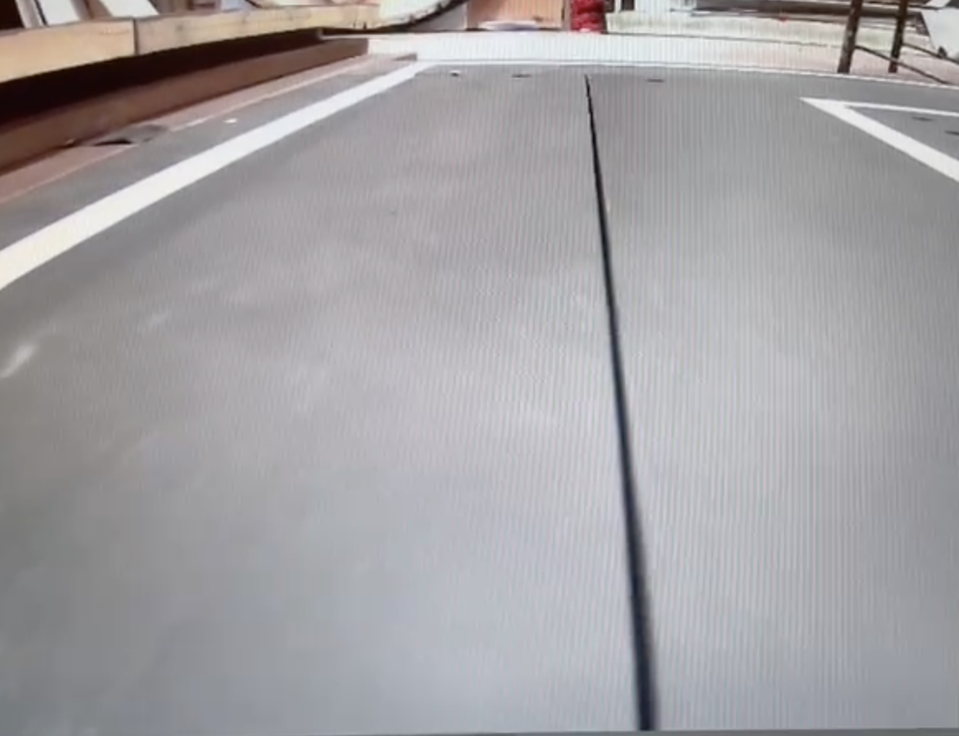
#> input picture images/doblar_derecha.png, 959 x 736 px, shrunk from 1162 x 892 before the run
$ python ajuste_mascara.py
#> lines starting #> are read from the running program, lines starting #| are printed output that depends on the picture; after the words box and inside, x2 and y2 are one past the last pixel; in counts of white or black regions, pixels touching at a corner belong together
import cv2
import numpy as np
from matplotlib import pyplot as plt

def nothing(x):
    pass

def main():

    window_name='color range parameter'
    cv2.namedWindow(window_name)
    # Create a black image, a window
    im = cv2.imread('images/doblar_derecha.png')
#> im is the input picture: shape (736, 959, 3); mean B, G, R 163.8, 161.3, 163.5
    #cb = cv2.imread('color_bar.jpg')
    hsv = cv2.cvtColor(im,cv2.COLOR_BGR2HSV)
#> hsv: shape (736, 959, 3); mean H, S, V 101.6, 15.3, 167.3

    print ('lower_color = np.array([a1,a2,a3])')
    print ('upper_color = np.array([b1,b2,b3])')


    # create trackbars for color change
    cv2.createTrackbar('a1',window_name,0,255,nothing)
    cv2.createTrackbar('a2',window_name,0,255,nothing)
    cv2.createTrackbar('a3',window_name,0,255,nothing)

    cv2.createTrackbar('b1',window_name,150,255,nothing)
    cv2.createTrackbar('b2',window_name,150,255,nothing)
    cv2.createTrackbar('b3',window_name,150,255,nothing)

    while(1):
        a1 = cv2.getTrackbarPos('a1',window_name)
        a2 = cv2.getTrackbarPos('a2',window_name)
        a3 = cv2.getTrackbarPos('a3',window_name)

        b1 = cv2.getTrackbarPos('b1',window_name)
        b2 = cv2.getTrackbarPos('b2',window_name)
        b3 = cv2.getTrackbarPos('b3',window_name)

        # hsv hue sat value
        lower_color = np.array([a1,a2,a3])
        upper_color = np.array([b1,b2,b3])
        mask = cv2.inRange(hsv, lower_color, upper_color)
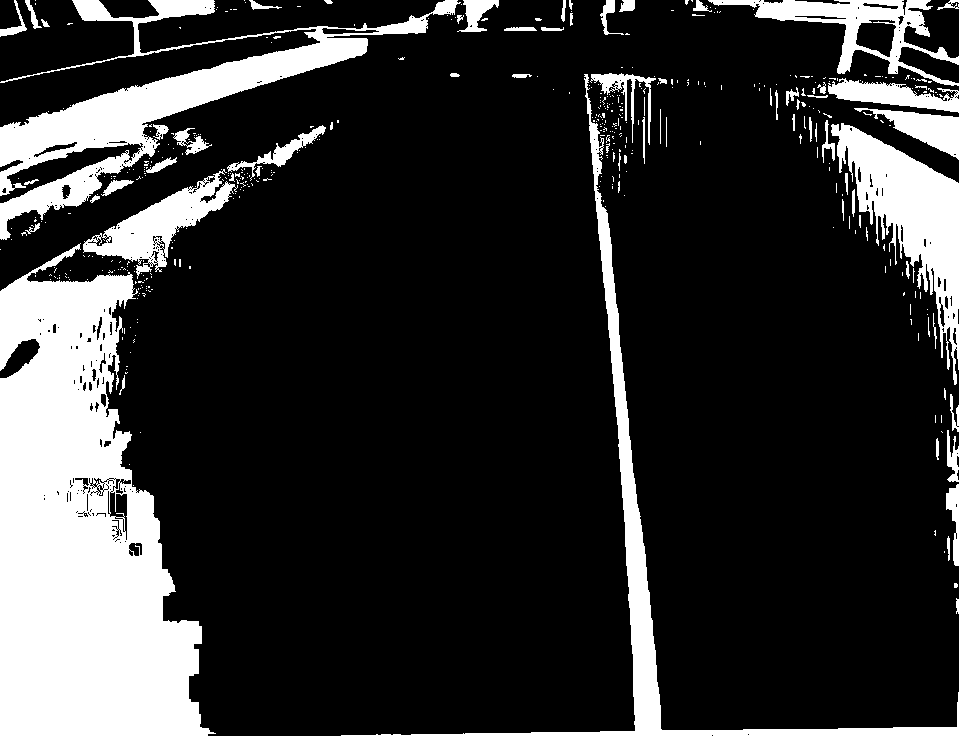
#> mask: shape (736, 959); 19.4% white; 465 white regions (393 under 20 px), largest, box (x1, y1, x2, y2) and area: (0, 243, 216, 736) 67218, (0, 0, 461, 240) 21280, (341, 74, 959, 736) 12349
        res = cv2.bitwise_and(im, im, mask = mask)
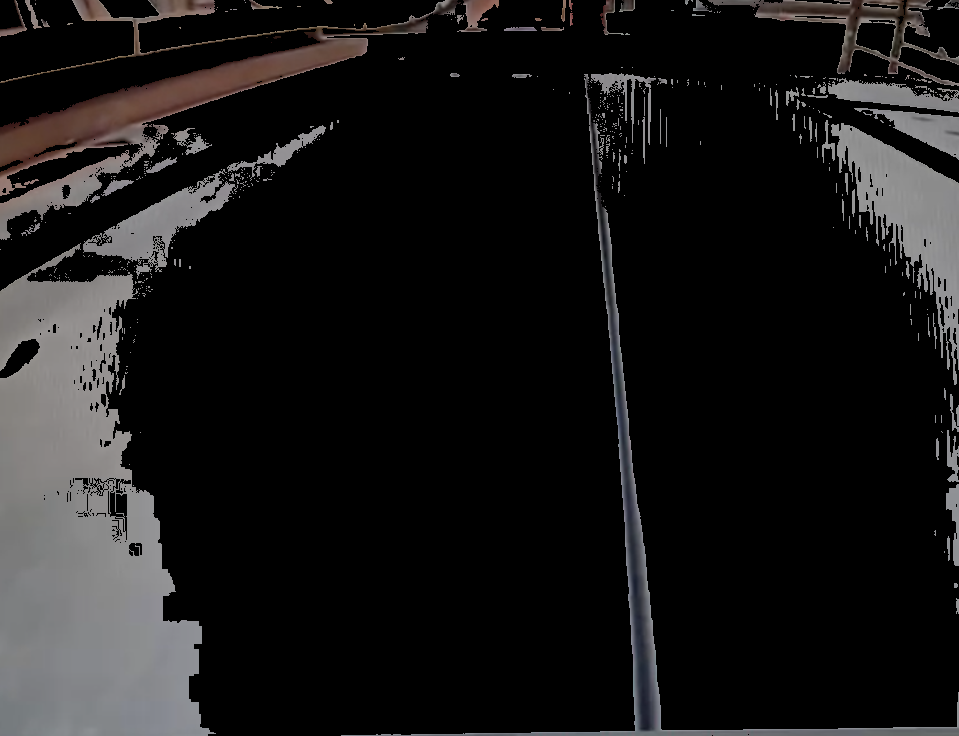
#> res: shape (736, 959, 3); mean B, G, R 23.6, 23.6, 24.5

        cv2.imshow('mask',mask)
        cv2.imshow('res',res)
        cv2.imshow('im',im)
        #cv2.imshow(window_name,cb)

        k = cv2.waitKey(1) & 0xFF
#> (key Esc is pressed here)
        if k == 27:         # wait for ESC key to exit
            break
        elif k == ord('s'): # wait for 's' key to save and exit
            cv2.imwrite('Img_screen_mask.jpg',mask)
            cv2.imwrite('Img_screen_res.jpg',res)
            break


    cv2.destroyAllWindows()


#Run Main
if __name__ == "__main__" :
    main()

$ run again, with images/curva_izq.png copied over images/doblar_derecha.png
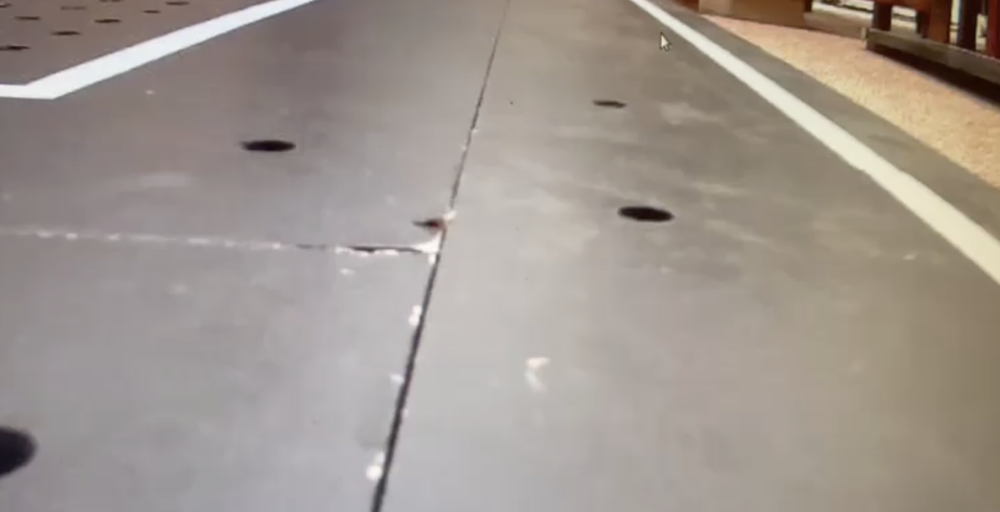
#> input picture images/curva_izq.png, 1000 x 512 px, shrunk from 1478 x 756 before the run
#> in main, im is the input picture: shape (512, 1000, 3); mean B, G, R 143.9, 151.2, 160.5
#> hsv: shape (512, 1000, 3); mean H, S, V 55, 30.4, 160.7
#> in main, `mask = cv2.inRange(hsv, lower_color, upper_color)`:
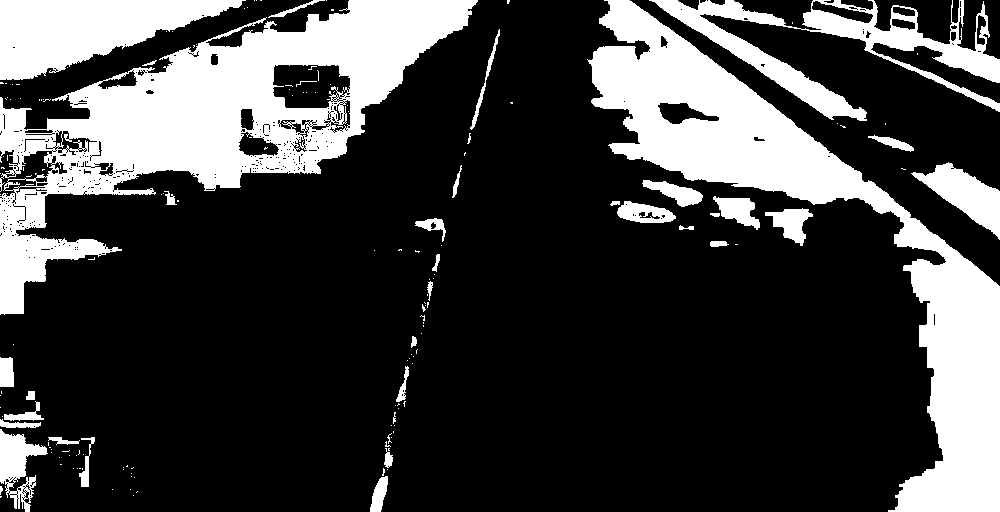
#> mask: shape (512, 1000); 25.3% white; 168 white regions (132 under 20 px), largest, box (x1, y1, x2, y2) and area: (0, 0, 478, 315) 48382, (587, 0, 1000, 512) 46541, (0, 0, 246, 80) 11318
#> in main, `res = cv2.bitwise_and(im, im, mask = mask)`:
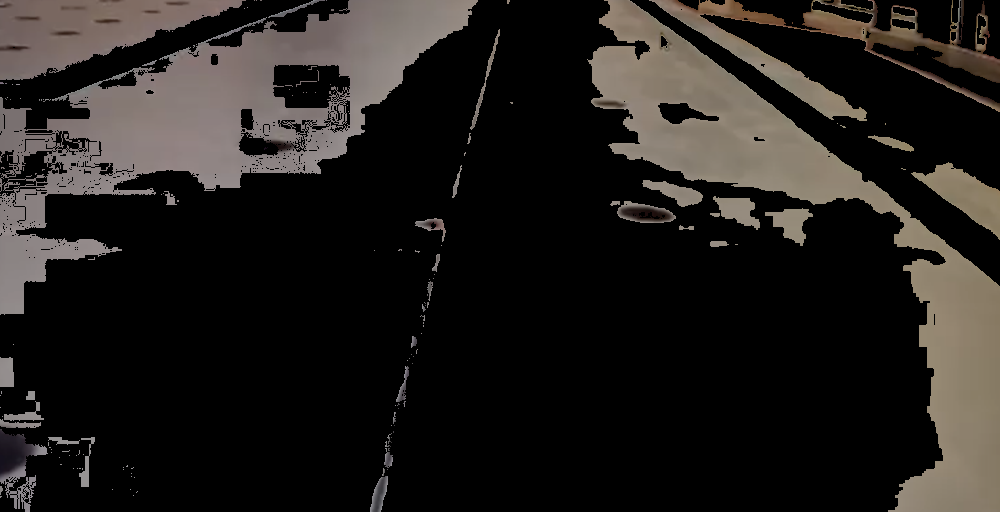
#> res: shape (512, 1000, 3); mean B, G, R 28.3, 30.8, 34

$ run again, with images/frenar2.png copied over images/doblar_derecha.png
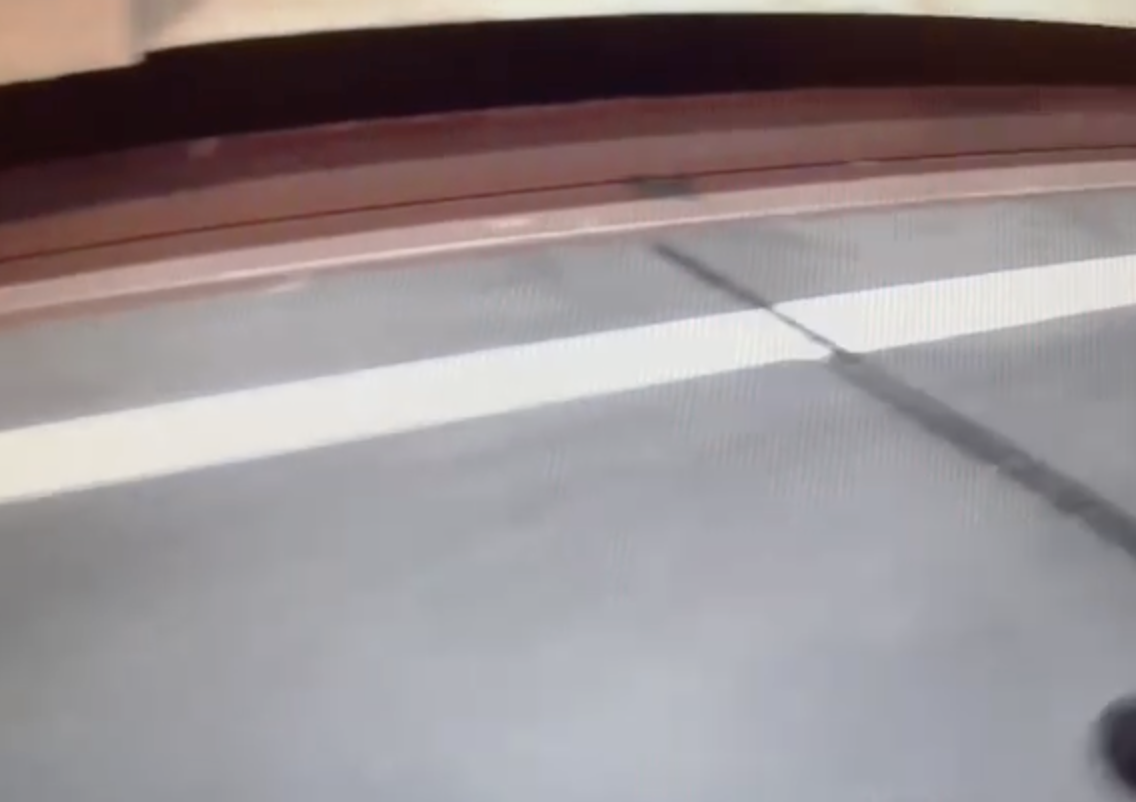
#> input picture images/frenar2.png, 1136 x 802 px
#> in main, im is the input picture: shape (802, 1136, 3); mean B, G, R 142.9, 140.8, 149.3
#> hsv: shape (802, 1136, 3); mean H, S, V 91.5, 37.7, 153
#> in main, `mask = cv2.inRange(hsv, lower_color, upper_color)`:
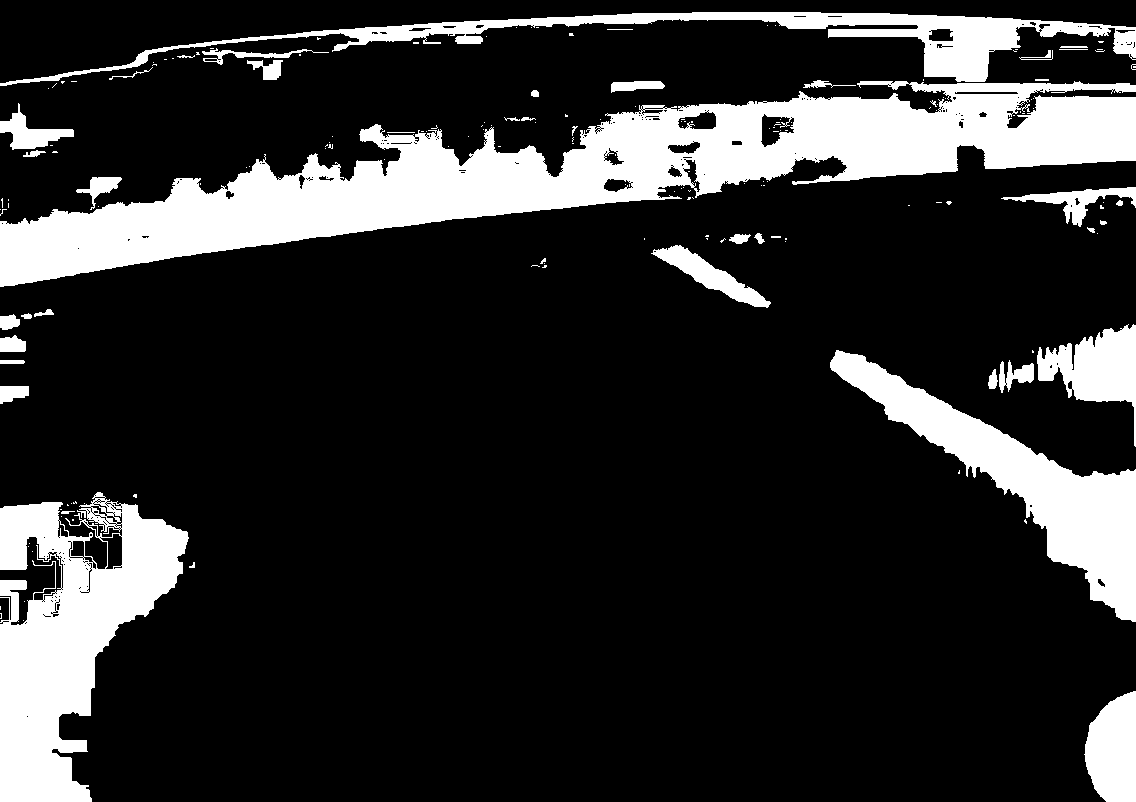
#> mask: shape (802, 1136); 18.3% white; 179 white regions (136 under 20 px), largest, box (x1, y1, x2, y2) and area: (0, 81, 1136, 287) 79846, (0, 492, 189, 802) 30533, (830, 350, 1136, 622) 20586
#> in main, `res = cv2.bitwise_and(im, im, mask = mask)`:
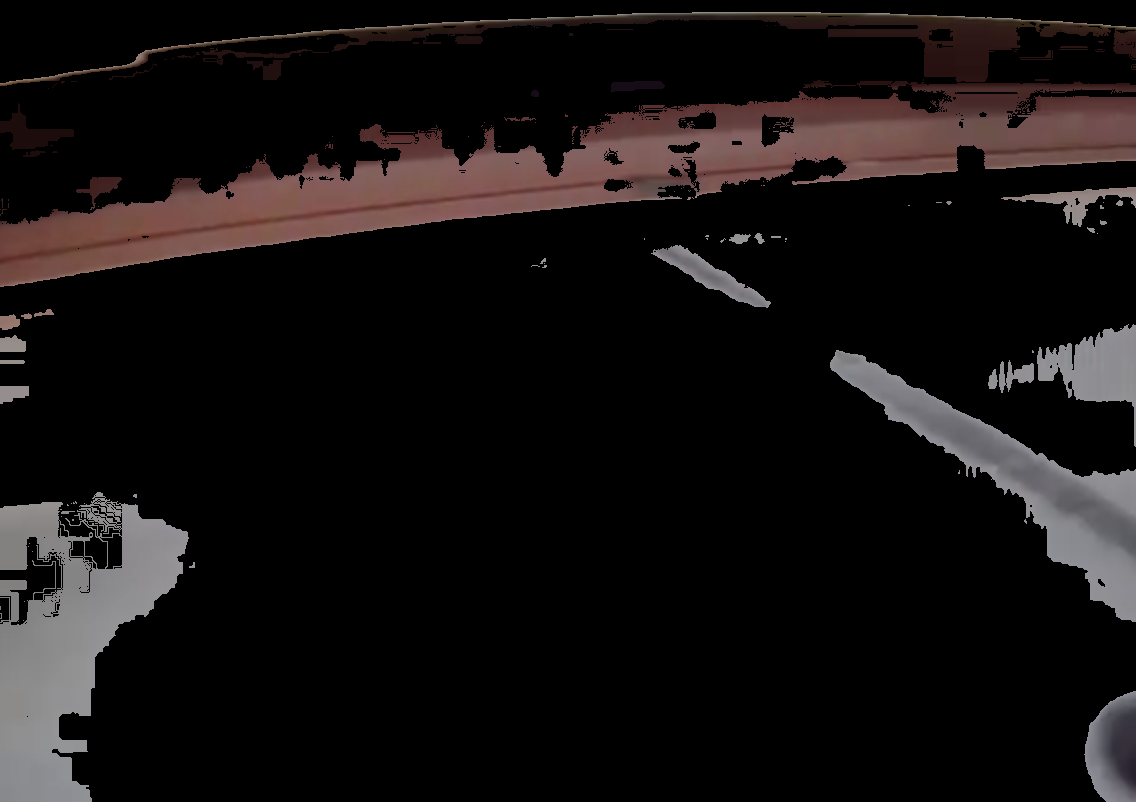
#> res: shape (802, 1136, 3); mean B, G, R 17.1, 17.4, 21.1

$ run again, with images/frenar_y_girar.png copied over images/doblar_derecha.png
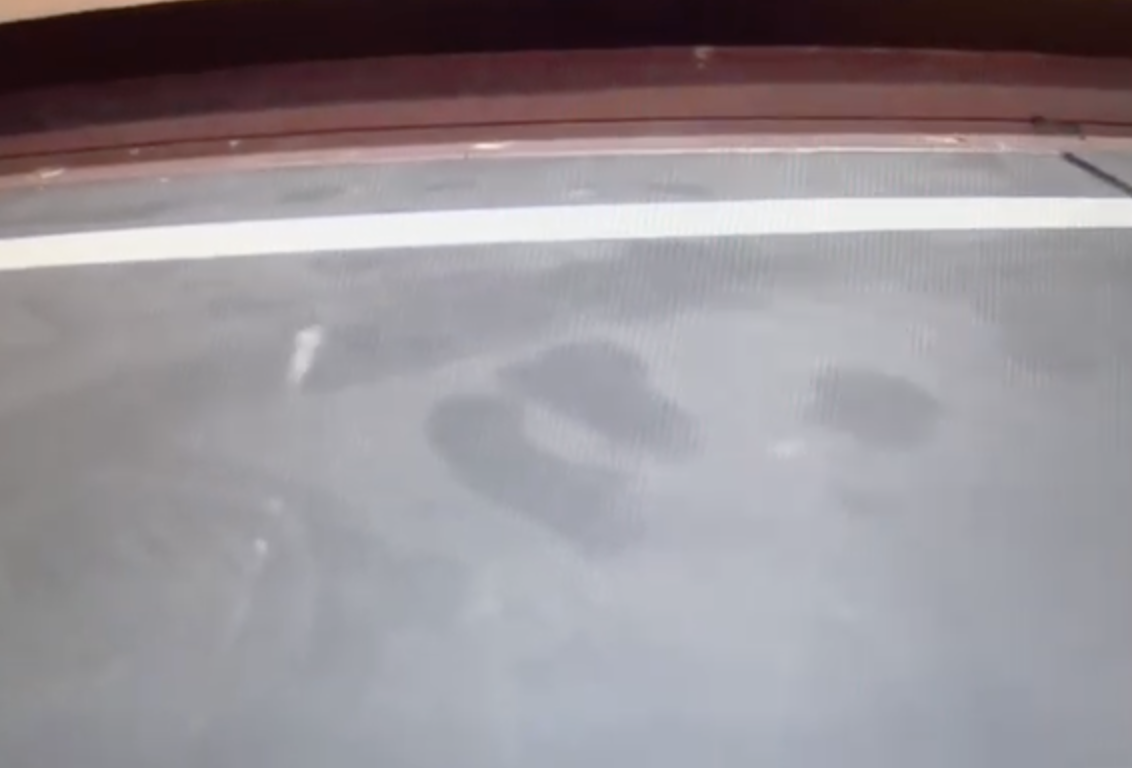
#> input picture images/frenar_y_girar.png, 1132 x 768 px
#> in main, im is the input picture: shape (768, 1132, 3); mean B, G, R 149.6, 144.7, 150.3
#> hsv: shape (768, 1132, 3); mean H, S, V 111.4, 33.2, 155.9
#> in main, `mask = cv2.inRange(hsv, lower_color, upper_color)`:
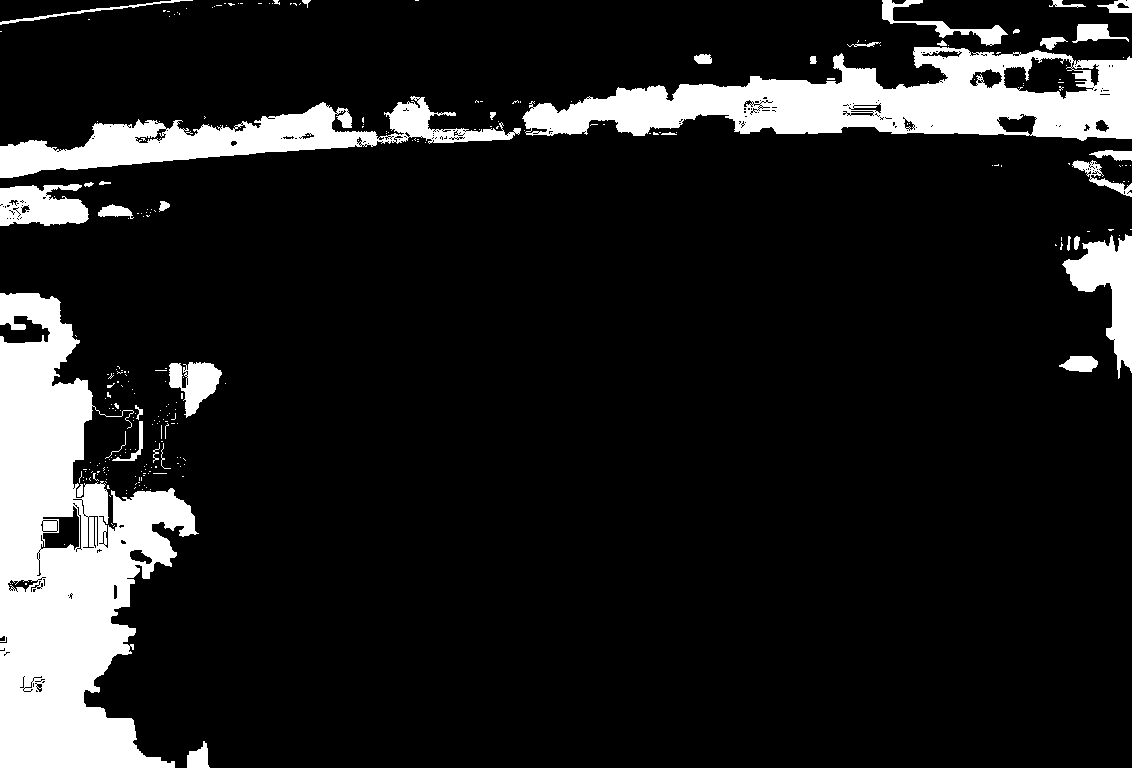
#> mask: shape (768, 1132); 12.6% white; 268 white regions (231 under 20 px), largest, box (x1, y1, x2, y2) and area: (0, 293, 199, 768) 50186, (522, 47, 1132, 141) 29770, (0, 96, 521, 178) 14238
#> in main, `res = cv2.bitwise_and(im, im, mask = mask)`:
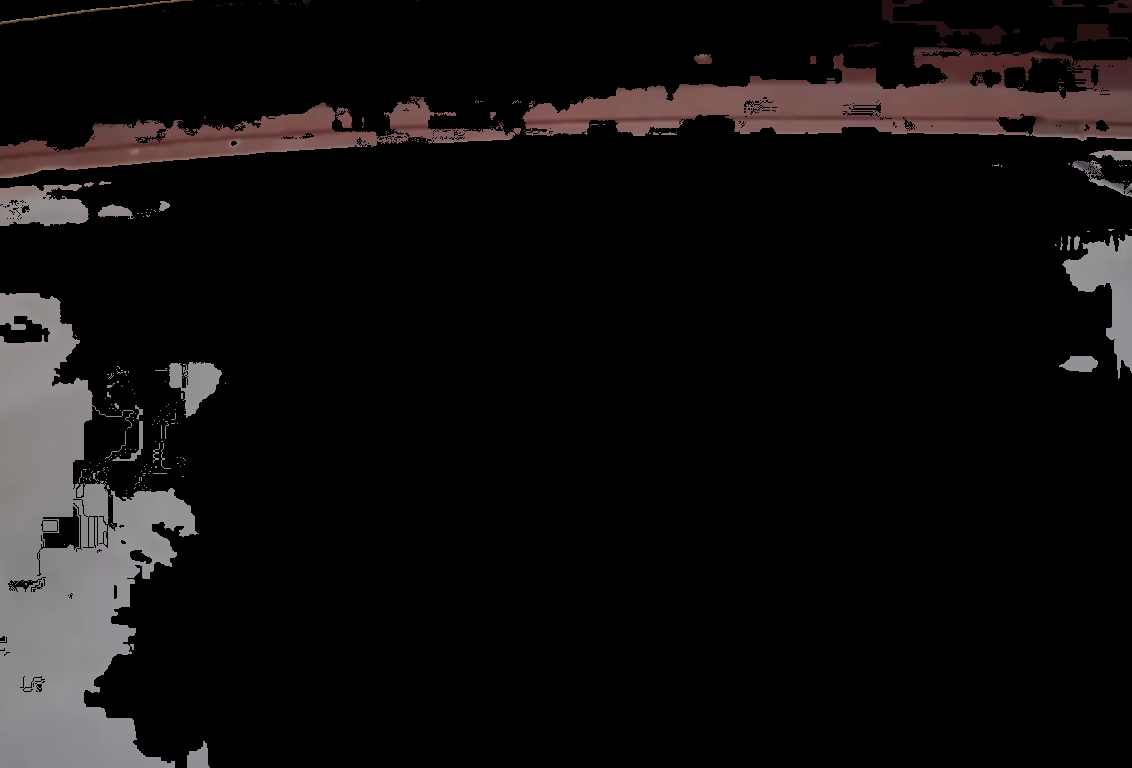
#> res: shape (768, 1132, 3); mean B, G, R 13.9, 14, 16.1
